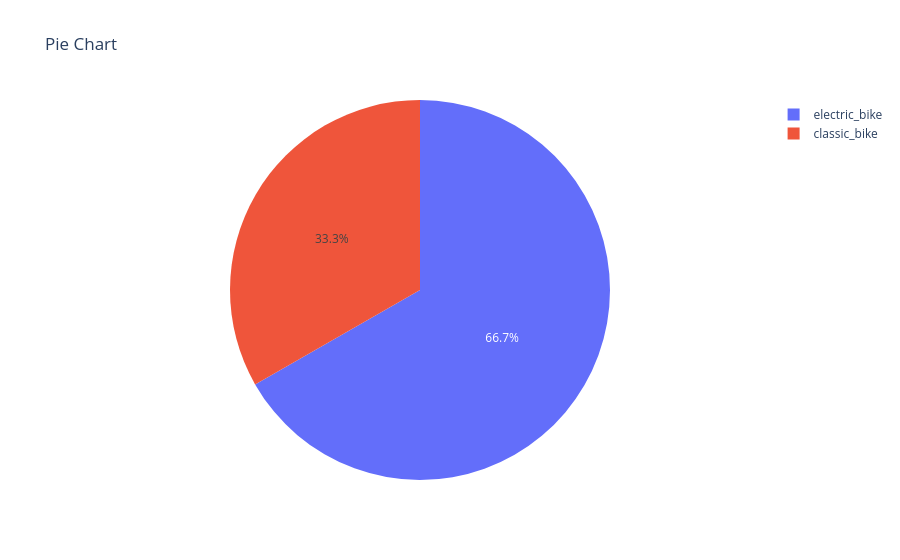

Write notebook code for a chart like this one.
### Code cell
fig1 = px.pie(result2, names = 'rideable_type', values = 'Total_Rides', title = 'Pie Chart')

fig1.show()

### Figure 1 — Plotly figure (JSON) as saved in the notebook; plotly's stock layout.template omitted (floating-point values rounded to 4 significant figures)
{"data": [{"domain": {"x": [0, 1], "y": [0, 1]}, "hovertemplate": "rideable_type=%{label}<br>Total_Rides=%{value}<extra></extra>", "labels": ["classic_bike", "electric_bike"], "legendgroup": "", "name": "", "showlegend": true, "type": "pie", "values": [1946071, 3902427]}], "layout": {"legend": {"tracegroupgap": 0}, "title": {"text": "Pie Chart"}}}
